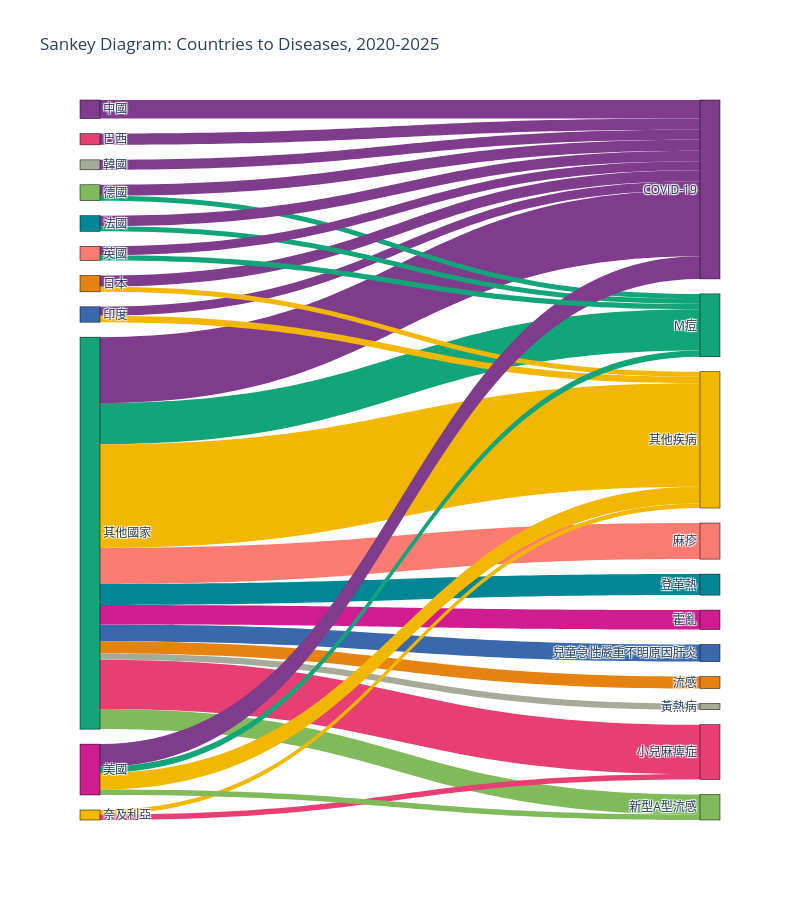

Notebook code for this chart:
### Markdown cell above
# Sanky plot: data sources, country, disease, transmission routs

### Code cell
import pandas as pd
import plotly.graph_objects as go
import plotly.colors as pc

# Step 1: Prepare data
df['date'] = pd.to_datetime(df['date'])

df_temp = df[df['date'].dt.year > 2020]# subsetting 2009, 2020

df_temp = df_temp[['country_name_zh', 'disease_name']]


# Step 2: Keep top 5 countries and diseases, group others
top_countries = df_temp['country_name_zh'].value_counts().nlargest(10).index
top_diseases = df_temp['disease_name'].value_counts().nlargest(10).index
print(top_countries)
df_temp['country_name_zh_sanky'] = df_temp['country_name_zh'].where(df_temp['country_name_zh'].isin(top_countries), '其他國家')
df_temp['disease_name_sanky'] = df_temp['disease_name'].where(df_temp['disease_name'].isin(top_diseases), '其他疾病')

# Step 3: Group and filter
df_grouped = df_temp.groupby(['country_name_zh_sanky', 'disease_name_sanky']).size().reset_index(name='count')
df_grouped = df_grouped[df_grouped['count'] >= 100]# to make the graph less busy

# Step 4: Build node list and index
all_nodes = pd.Series(df_grouped['country_name_zh_sanky'].tolist() + df_grouped['disease_name_sanky'].tolist()).unique()
node_indices = {name: i for i, name in enumerate(all_nodes)}
df_grouped['source'] = df_grouped['country_name_zh_sanky'].map(node_indices)
df_grouped['target'] = df_grouped['disease_name_sanky'].map(node_indices)

# Step 5: Assign reasonable node colors
# Use pastel Set3 for visual harmony (enough contrast, easy on eyes)
# color_palette = pc.qualitative.Set3
# node_colors = [color_palette[i % len(color_palette)] for i in range(len(all_nodes))]
color_palette = pc.qualitative.Bold  # High-contrast, vivid
node_colors = [color_palette[i % len(color_palette)] for i in range(len(all_nodes))]


# Step 6: Assign link colors based on target (disease node)
target_colors = {name: node_colors[node_indices[name]] for name in df_grouped['disease_name_sanky'].unique()}
df_grouped['link_color'] = df_grouped['disease_name_sanky'].map(target_colors)

# Step 7: Build Sankey diagram
fig = go.Figure(data=[go.Sankey(
    arrangement='snap',
    node=dict(
        pad=15,
        thickness=20,
        line=dict(color="black", width=0.5),
        label=all_nodes,
        color=node_colors
    ),
    link=dict(
        source=df_grouped['source'],
        target=df_grouped['target'],
        value=df_grouped['count'],
        color=df_grouped['link_color']  # match disease color
    )
)])

fig.update_layout(
    width=800,
    height=900,
    title_text="Sankey Diagram: Countries to Diseases, 2020-2025",
    font_size=12
)
fig.show()

### Figure 1 — Plotly figure (JSON) as saved in the notebook; plotly's stock layout.template omitted (floating-point values rounded to 4 significant figures)
{"data": [{"arrangement": "snap", "link": {"color": ["rgb(127, 60, 141)", "rgb(127, 60, 141)", "rgb(17, 165, 121)", "rgb(57, 105, 172)", "rgb(242, 183, 1)", "rgb(231, 63, 116)", "rgb(128, 186, 90)", "rgb(230, 131, 16)", "rgb(0, 134, 149)", "rgb(207, 28, 144)", "rgb(249, 123, 114)", "rgb(165, 170, 153)", "rgb(127, 60, 141)", "rgb(242, 183, 1)", "rgb(242, 183, 1)", "rgb(231, 63, 116)", "rgb(127, 60, 141)", "rgb(127, 60, 141)", "rgb(17, 165, 121)", "rgb(127, 60, 141)", "rgb(242, 183, 1)", "rgb(127, 60, 141)", "rgb(17, 165, 121)", "rgb(127, 60, 141)", "rgb(17, 165, 121)", "rgb(242, 183, 1)", "rgb(128, 186, 90)", "rgb(127, 60, 141)", "rgb(17, 165, 121)", "rgb(127, 60, 141)"], "source": [0, 1, 1, 1, 1, 1, 1, 1, 1, 1, 1, 1, 2, 2, 3, 3, 4, 5, 5, 6, 6, 7, 7, 8, 8, 8, 8, 9, 9, 10], "target": [11, 11, 12, 13, 14, 15, 16, 17, 18, 19, 20, 21, 11, 14, 14, 15, 11, 11, 12, 11, 14, 11, 12, 11, 12, 14, 16, 11, 12, 11], "value": [437, 1547, 971, 402, 2435, 1160, 472, 280, 493, 456, 848, 146, 211, 149, 108, 127, 265, 256, 118, 263, 120, 250, 116, 534, 145, 390, 127, 208, 127, 233]}, "node": {"color": ["rgb(127, 60, 141)", "rgb(17, 165, 121)", "rgb(57, 105, 172)", "rgb(242, 183, 1)", "rgb(231, 63, 116)", "rgb(128, 186, 90)", "rgb(230, 131, 16)", "rgb(0, 134, 149)", "rgb(207, 28, 144)", "rgb(249, 123, 114)", "rgb(165, 170, 153)", "rgb(127, 60, 141)", "rgb(17, 165, 121)", "rgb(57, 105, 172)", "rgb(242, 183, 1)", "rgb(231, 63, 116)", "rgb(128, 186, 90)", "rgb(230, 131, 16)", "rgb(0, 134, 149)", "rgb(207, 28, 144)", "rgb(249, 123, 114)", "rgb(165, 170, 153)"], "label": ["中國", "其他國家", "印度", "奈及利亞", "巴西", "德國", "日本", "法國", "美國", "英國", "韓國", "COVID-19", "M痘", "兒童急性嚴重不明原因肝炎", "其他疾病", "小兒麻痺症", "新型A型流感", "流感", "登革熱", "霍亂", "麻疹", "黃熱病"], "line": {"color": "black", "width": 0.5}, "pad": 15, "thickness": 20}, "type": "sankey"}], "layout": {"font": {"size": 12}, "height": 900, "title": {"text": "Sankey Diagram: Countries to Diseases, 2020-2025"}, "width": 800}}
